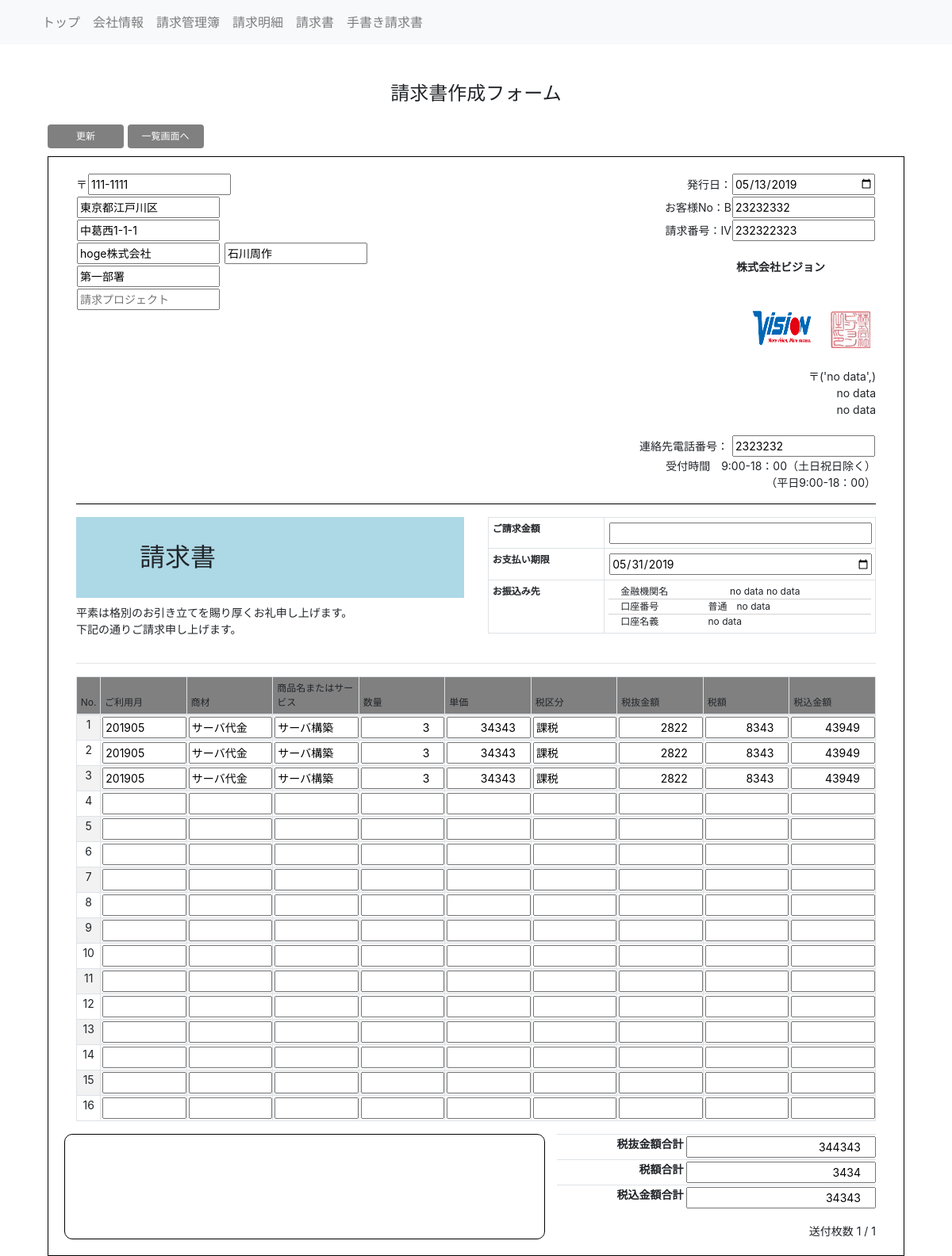
The page /invoice/mypage/update_handwritten_invoice/IV232322323 (signed in) on the database its author committed.
### web/models.py (models this page shows, shortened)
class HandWrittenInvoice(models.Model):
    id = models.CharField(
        verbose_name = 'id',
        primary_key = True,
        unique = True,
        max_length = 50
    )
    customer_id = models.CharField(
        verbose_name = 'お客様番号',
        max_length = 50
    )
    vision_phone_number = models.CharField(
        verbose_name = '連絡先電話番号',
        max_length = 50
    )
    zip = models.CharField(
        verbose_name = _('請求郵便番号'),
        max_length = 10,
        null = False,
        blank = False,
        validators = [
            validate_postcode,
        ]
    )
    address_1 = models.CharField(
        verbose_name = "住所1",
        max_length = 50,
        null = False,
        blank = False,
    )
    address_2 = models.CharField(
        verbose_name = "住所2",
        max_length = 50,
        null = False,
        blank = False
    )
    company_name = models.CharField(
        verbose_name = '請求会社名',
        max_length = 100,
    )
    dept = models.CharField(
        verbose_name = '請求部署',
        max_length = 100,
    )
    person = models.CharField(
        verbose_name = '請求宛名',
        max_length = 50,
    )
    project_1 = models.CharField(
        verbose_name = '請求宛名1',
        max_length = 50,
        null = True,
        blank = True
    )
    date_created = models.DateField(
        verbose_name = '作成日',
        default = timezone.now
    )
    total = models.IntegerField(
        verbose_name = '請求金額'
    )
    due_date = models.DateField(
        verbose_name = '支払期日',
    )
    total_wo_tax = models.IntegerField(
        verbose_name  = '税抜合計'
    )
    total_tax = models.IntegerField(
        verbose_name  = '税額合計'
    )
    total_w_tax = models.IntegerField(
        verbose_name  = '税込合計'
    )
    create_user = models.ForeignKey(
        to = User,
        related_name = 'create_user',
        on_delete = models.CASCADE
    )
    @property
    def customer_id_no_prefix(self):
        return self.customer_id.replace(InvoiceEntity.PREFIX, "")
    @property
    def invoice_id_no_prefix(self):
        return self.id.replace(Invoice.PREFIX, "")

class OurInfo(models.Model):
    class Meta:
        verbose_name = "Vision基本情報"
        verbose_name_plural = "Vision基本情報"
    zip = models.CharField(
        verbose_name = '郵便番号',
        max_length = 100,
    )
    address_1 = models.CharField(
        verbose_name = '住所1',
        max_length = 100
    )
    address_2 = models.CharField(
        verbose_name = '住所2',
        max_length = 100
    )
    phone = models.CharField(
        verbose_name = '電話番号',
        max_length = 100
    )
    @staticmethod
    def get_ourinfo():
        qs = OurInfo.objects.all()
        return qs[0]

class BankInfo(models.Model):
    class Meta:
        verbose_name = "口座情報"
        verbose_name_plural = "口座情報"
    types = [
        ('普通', '普通'),
        ('当座', '当座')
    ]
    bank = models.CharField(
        verbose_name = '金融機関名',
        max_length = 20,
        default = 'xxx銀行',
        blank = False,
        null = False
    )
    branch = models.CharField(
        verbose_name = '支店名',
        max_length = 20,
        default = 'xxx支店',
        blank = False,
        null = False
    )
    type = models.CharField(
        verbose_name = '口座種別',
        max_length = 20,
        choices = types,
        default = '普通'
    )
    number = models.CharField(
        verbose_name = '口座番号',
        max_length = 20,
        default = '00000',
        null = False,
        blank = False
    )
    meigi= models.CharField(
        verbose_name = '名義',
        max_length = 50,
    )
    @staticmethod
    def get_bank_info():
        qs = BankInfo.objects.all()
        return qs[0]

class HandWrittenInvoiceDetail(models.Model):
    parent = models.ForeignKey(
        to = HandWrittenInvoice,
        on_delete = models.CASCADE,
        related_name = 'details'
    )
    row_no = models.IntegerField(
        verbose_name = '行番号'
    )
    yearmonth = models.CharField(
        max_length = 6,
        null = True,
        blank = True,
    )
    product_category = models.CharField(
        max_length = 100,
        null = True,
        blank = True,
    )
    product_name = models.CharField(
        max_length = 100,
        null = True,
        blank = True,
    )
    amount = models.IntegerField(
        null = True,
        blank = True,
    )
    unit_price = models.IntegerField(
        null = True,
        blank = True,
    )
    tax_type = models.CharField(
        max_length = 10,
        null = True,
        blank = True,
    )
    total_wo_tax = models.IntegerField(
        null = True,
        blank = True,
    )
    tax_price = models.IntegerField(
        null = True,
        blank = True,
    )
    total_w_tax = models.IntegerField(
        null = True,
        blank = True,
    )

### web/views.py (the view)
# urls.py: path('update_handwritten_invoice/<str:pk>', views.UpdateHandwrittenInvoice.as_view(), name = 'update_handwritten_invoice'),
class UpdateHandwrittenInvoice(SuccessMessageMixin, LoginRequiredMixin, generic.TemplateView):
    template_name = 'create_handwritten_invoice.html'
    def get_context_data(self, **kwargs):
        ctx = super().get_context_data(**kwargs)
        bank = BankInfo.get_bank_info()
        ourinfo = OurInfo.get_ourinfo()
        ctx['bank'] = bank
        ctx['ourinfo'] = ourinfo
        ctx['rec_per_page'] = range(14)
        ctx['obj_to_update'] = HandWrittenInvoice.objects.get(pk = self.kwargs['pk'])
        return ctx

### templates/create_handwritten_invoice.html (shortened to what this page needs)
{% extends 'base.html' %}
{% load humanize %}
{% load static %}
{% block header %}
請求書作成フォーム
{% endblock %}
{% block content %}
<form method="POST"  action="{% url 'web:create_handwritten_invoice' %}">
{% if obj_to_update %}
<button type="submit" class="btn my-btn-base my-update-btn">更新</button>
{% else %}
<button type="submit" class="btn my-btn-base my-new-btn">PDF出力</button>
{% endif %}
<a href="{% url 'web:list_handwritten_invoice' %}" class="btn my-btn-base to-list-btn">一覧画面へ</a>
<div class="outline">
    <div class="container">
      <div class="row">
        <div class="col-md-6 col-6">
          〒<input required value="{{ obj_to_update.zip }}" name="zip" type="text" placeholder="請求先郵便番号"><br/>
          <input required value="{{ obj_to_update.address_1 }}" type="text" name="address_1" placeholder="請求住所1"><br/>
          <input required value="{{ obj_to_update.address_2 }}" type="text" name="address_2" placeholder="請求住所2"><br/>
          <input required value="{{ obj_to_update.company_name }}"  type="text" name="company_name" placeholder="請求会社名"> <input value="{{ obj_to_update.person }}" type="text" name="person" placeholder="請求宛名"><br/>
          <input required value="{{ obj_to_update.dept }}"  type="text" name="dept" placeholder="請求部署"><br/>
          <input value="{{ obj_to_update.project_1| default_if_none:'' }}" type="text" name="project_1" placeholder="請求プロジェクト"><br/>
        </div>
        <div class="col-md-6 col-6" style="text-align: right">
          発行日：<input required value="{{ obj_to_update.date_created|date:'Y-m-d' }}" type="date" name="date_created"><br/>
          お客様No：B<input value="{{ obj_to_update.customer_id_no_prefix }}" required name="customer_id" type="text"  ><br/>
          請求番号：IV<input {% if obj_to_update  %}readonly{% endif  %}  value="{{ obj_to_update.invoice_id_no_prefix  }}" required name="id" type="text" ></br></br>
          <div style="margin-right: 4rem; font-weight: bold">株式会社ビジョン</div></br>
          <img src="{% static 'img/vision_logo.png' %}" style="width:6rem;height:6rem;"/>
          <img src="{% static 'img/vision_stamp.png' %}" style="width:4rem;height:4rem;"/><br/>
          〒{{ ourinfo.zip }}<br/>
          {{ ourinfo.address_1 }}<br/>
          {{ ourinfo.address_2 }}<br/></br>
          連絡先電話番号： <input value="{{ obj_to_update.vision_phone_number }}" required type="text" name="vision_phone_number"><br/>
          受付時間　9:00-18：00（土日祝日除く）<br/>
          （平日9:00-18：00）</br>
        </div>
      </div>
      <hr style="border-color:black">
      <div class="row">
      <div class="col-md-6 col-6">
        <h2 style="margin-top:0;padding-left:5rem;padding-top:2rem;padding-bottom:2rem;background-color:lightblue">請求書</h2>
        <p>平素は格別のお引き立てを賜り厚くお礼申し上げます。</br>下記の通りご請求申し上げます。</p>
      </div>
      <div class="col-md-6 col-6">
        <table id="bank-table" class="table table-bordered">
          <tr>
              <th style="width: 30%">ご請求金額</th>
              <td align="right"><input value="{{ obj_to_update.total }}" required type="number" id="total" name="total"></td>
          </tr>
          <tr>
              <th style="width: 30%">お支払い期限</th>
              <td align="right"><input value="{{ obj_to_update.due_date|date:'Y-m-d' }}" required name="due_date" type="date"></td>
          </tr>
          <tr>
              <th style="width: 30%">お振込み先</th>
              <td style="padding-bottom: 0; padding-top: 0">
                <div class="row bank-row">
                  <div class="col-md-5 col-5" style="text-align: left">
                    金融機関名
                  </div>
                  <div class="col-md-7 col-7">
                    {{ bank.bank }} {{ bank.branch }}
                  </div>
                </div>
                <div class="row bank-row">
                  <div class="col-md-4 col-4" style="text-align: left">
                    口座番号
                  </div>
                  <div class="col-md-8 col-8">
                    {{ bank.type }}　{{ bank.number }}
                  </div>
                </div>
                <div class="row bank-row" style="border-bottom: none">
                  <div class="col-md-4 col-4" style="text-align: left">
                    口座名義
                  </div>
                  <div class="col-md-8 col-8">
                    {{ bank.meigi }}
                  </div>
                </div>
              </td>
          </tr>
        </table>
      </div>
    </div>
    <hr>
      <table id="invoice_table" class="table table-bordered table-striped table-condensed">
        <thead>
          <tr>
            <th>No.</th>
            <th>ご利用月</th>
            <th>商材</th>
            <th>商品名またはサービス</th>
            <th>数量</th>
            <th>単価</th>
            <th>税区分</th>
            <th>税抜金額</th>
            <th>税額</th>
            <th>税込金額</th>
          </tr>
        </thead>
        <tbody>
          {% if not obj_to_update %}
            {% for i in rec_per_page %}
            <tr class="row_{{ i }}">
              <td align="center">{{ forloop.counter }}</td>
              <td align="center"><input maxlength="6" name="yearmonth_{{ forloop.counter }}" type="text"></td>
              <td align="center"><input name="produtct_category_{{ forloop.counter }}" type="text"></td>
              <td align="center"><input name="product_name_{{ forloop.counter }}" type="text"></td>
              <td align="right"><input name="amount_{{ forloop.counter }}" type="number"></td>
              <td align="right"><input name="unit_price_{{ forloop.counter }}" type="number"></td>
              <td align="center"><input name="tax_type_{{ forloop.counter }}" ></td>
              <td align="right"><input name="total_wo_tax_{{ forloop.counter }}" type="number"></td>
              <td align="right"><input name="tax_price_{{ forloop.counter }}" type="number"></td>
              <td align="right"><input name="total_w_tax_{{ forloop.counter }}" type="number"></td>
            </tr>
            {%  endfor %}
          {% else %}
            {% for d in obj_to_update.details.all %}
              <tr class="row_{{ d.row_no }}">
                <td align="center">{{ forloop.counter }}</td>
                <td align="center"><input maxlength="6" value="{{ d.yearmonth|default_if_none:'' }}" name="yearmonth_{{ forloop.counter }}" type="text"></td>
                <td align="center"><input value="{{ d.product_category| default_if_none:''  }}" name="product_category_{{ forloop.counter }}" type="text"></td>
                <td align="center"><input value="{{ d.product_name| default_if_none:''  }}" name="product_name_{{ forloop.counter }}" type="text"></td>
                <td align="right"><input value="{{ d.amount| default_if_none:'' }}" name="amount_{{ forloop.counter }}" type="number"></td>
                <td align="right"><input value="{{ d.unit_price| default_if_none:''  }}" name="unit_price_{{ forloop.counter }}" type="number"></td>
                <td align="center"><input value="{{ d.tax_type| default_if_none:''  }}" name="tax_type_{{ forloop.counter }}" ></td>
                <td align="right"><input value="{{ d.total_wo_tax| default_if_none:''  }}" name="total_wo_tax_{{ forloop.counter }}" type="number"></td>
                <td align="right"><input value="{{ d.tax_price| default_if_none:'' }}"  name="tax_price_{{ forloop.counter }}" type="number"></td>
                <td align="right"><input value="{{ d.total_w_tax| default_if_none:''  }}" name="total_w_tax_{{ forloop.counter }}" type="number"></td>
              </tr>
            {% endfor %}
          {% endif %}
        </tbody>
      </table>
    <div class="row">
      <div class="col-md-7 col-7" style="border: solid 1px black; border-radius: 10px;">
      </div>
      <div class="col-md-5 col-5" style="text-align: right">
        <table id="summary_table" class="table">
          <tr>
            <th style="width: 40%">税抜金額合計</th>
            <td><input value="{{ obj_to_update.total_wo_tax }}" required id="total_wo_tax" name="total_wo_tax" type="number"></td>
          </tr>
          <tr>
            <th style="width: 40%">税額合計</th>
            <td><input value="{{ obj_to_update.total_tax }}" required id="total_tax" name="total_tax" type="number"></td>
          </tr>
          <tr>
            <th  style="width:40%">税込金額合計</th>
            <td><input value="{{ obj_to_update.total_w_tax }}" required id="total_w_tax" name="total_w_tax" type="number"></td>
          </tr>
        </table>
        <p style="margin:0">送付枚数 1 / 1</p>
      </div>
    </div>
    </div>
</div>
</form>
{% endblock %}

### templates/base.html (style rules this page uses)
.table.table { font-size: 12px!important; }
tr th, tr td { padding: 0.3rem !important; margin: 0.3rem !important; }
.my-btn-base { width: 6rem; color:white; padding: 5px; font-size: 12px; margin-bottom: 10px; }

### templates/create_handwritten_invoice.html (style rules this page uses)
#invoice_table thead tr th, #summarytable tr th { background-color: gray!important; font-weight: normal!important }
#invoice_table tbody tr td, #invoice_table tbody tr th, #summary_table tr th, #summary_table tr td { height: 5px!important; font-size: 14px !important; padding: 1px!important; margin: 1px!important; }
.outline { border: black solid 1px; padding: 20px; font-size: 14px; }
.bank-row { margin: 0; border-bottom: solid 1px lightgray }
td input { width: 100% }
input { width: 180px; font-size: 14px; margin: 1px; }
input[type="number"] { text-align: right }
.to-list-btn { background-color: gray; color:white }
.my-update-btn { background-color: gray; }

### rows shown on the page
HandWrittenInvoice: zip "111-1111", address_1 "東京都江戸川区", address_2 "中葛西1-1-1", company_name "hoge株式会社", person "石川周作", dept "第一部署", date_created "05/13/2019", customer_id "23232332", id "232322323", vision_phone_number "2323232", due_date "05/31/2019", total_wo_tax "344343", total_tax "3434", total_w_tax "34343"
OurInfo: zip "('no data',)", address_1 "no data", address_2 "no data"
BankInfo: bank "no data", branch "no data", type "普通", number "no data", meigi "no data"
HandWrittenInvoiceDetail: yearmonth "201905", product_category_1 "サーバ代金", product_name "サーバ構築", amount "3", unit_price "34343", tax_type "課税", total_wo_tax "2822", tax_price "8343", total_w_tax "43949"
HandWrittenInvoiceDetail: yearmonth "201905", product_category_2 "サーバ代金", product_name "サーバ構築", amount "3", unit_price "34343", tax_type "課税", total_wo_tax "2822", tax_price "8343", total_w_tax "43949"
HandWrittenInvoiceDetail: yearmonth "201905", product_category "サーバ代金", product_name "サーバ構築", amount "3", unit_price "34343", tax_type "課税", total_wo_tax "2822", tax_price "8343", total_w_tax "43949"
